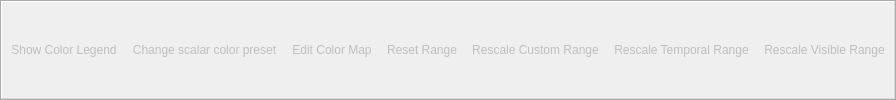
<?xml version="1.0" encoding="UTF-8"?>
<ui version="4.0">
 <class>lqColorToolbar</class>
  <widget class="QToolBar" name="colorToolBar" >
   <property name="windowTitle" >
    <string>Active Variable Controls</string>
   </property>
   <property name="orientation" >
    <enum>Qt::Horizontal</enum>
   </property>
   <attribute name="toolBarArea" >
    <enum>TopToolBarArea</enum>
   </attribute>
   <attribute name="toolBarBreak" >
    <bool>false</bool>
   </attribute>
   <action name="actionScalarBarVisibility" >
    <property name="checkable" >
     <bool>true</bool>
    </property>
    <property name="enabled" >
     <bool>false</bool>
    </property>
    <property name="icon" >
     <iconset>:/pqWidgets/Icons/pqScalarBar.svg</iconset>
    </property>
    <property name="text" >
     <string>Show Color Legend</string>
    </property>
    <property name="toolTip" >
     <string>Toggle Color Legend Visibility</string>
    </property>
    <property name="statusTip" >
     <string>Toggle Color Legend Visibility</string>
    </property>
   </action>
   <action name="actionChangeColorPreset" >
    <property name="enabled" >
     <bool>false</bool>
    </property>
    <property name="icon" >
     <iconset>:/lqResources/Icons/lqScalarColorPreset.svg</iconset>
    </property>
    <property name="text" >
     <string>Change scalar color preset</string>
    </property>
    <property name="statusTip" >
     <string>Change scalar color preset</string>
    </property>
   </action>
   <action name="actionEditColorMap" >
    <property name="enabled" >
     <bool>false</bool>
    </property>
    <property name="icon" >
     <iconset>:/pqWidgets/Icons/pqEditColor.svg</iconset>
    </property>
    <property name="text" >
     <string>Edit Color Map</string>
    </property>
    <property name="statusTip" >
     <string>Edit Color Map</string>
    </property>
   </action>
   <action name="actionResetRange" >
    <property name="enabled" >
     <bool>false</bool>
    </property>
    <property name="icon" >
     <iconset>:/pqWidgets/Icons/pqResetRange.svg</iconset>
    </property>
    <property name="text" >
     <string>Reset Range</string>
    </property>
    <property name="toolTip" >
     <string>Rescale to Data Range</string>
    </property>
    <property name="statusTip" >
     <string>Rescale to Data Range</string>
    </property>
   </action>
   <action name="actionRescaleCustomRange" >
    <property name="enabled" >
     <bool>false</bool>
    </property>
    <property name="icon" >
     <iconset>:/pqWidgets/Icons/pqResetRangeCustom.svg</iconset>
    </property>
    <property name="text" >
     <string>Rescale Custom Range</string>
    </property>
    <property name="toolTip" >
     <string>Rescale to Custom Data Range</string>
    </property>
    <property name="statusTip" >
     <string>Rescale to Custom Data Range</string>
    </property>
   </action>
   <action name="actionRescaleTemporalRange" >
    <property name="enabled" >
     <bool>false</bool>
    </property>
    <property name="icon">
     <iconset>
      <normaloff>:/pqWidgets/Icons/pqResetRangeTemporal.svg</normaloff>:/pqWidgets/Icons/pqResetRangeTemporal.svg</iconset>
    </property>
    <property name="text" >
     <string>Rescale Temporal Range</string>
    </property>
    <property name="toolTip" >
     <string>Rescale to data range over all timesteps</string>
    </property>
    <property name="statusTip" >
     <string>Rescale to data range over all timesteps</string>
    </property>
   </action>
   <action name="actionRescaleVisibleRange" >
    <property name="enabled" >
     <bool>false</bool>
    </property>
    <property name="icon" >
     <iconset>:/pqWidgets/Icons/pqResetToVisibleRange.svg</iconset>
    </property>
    <property name="text" >
     <string>Rescale Visible Range</string>
    </property>
    <property name="toolTip" >
     <string>Rescale to Visible Data Range</string>
    </property>
    <property name="statusTip" >
     <string>Rescale to Visible Data Range</string>
    </property>
   </action>
   <addaction name="actionScalarBarVisibility" />
   <addaction name="actionChangeColorPreset" />
   <addaction name="actionEditColorMap" />
   <addaction name="actionResetRange" />
   <addaction name="actionRescaleCustomRange" />
   <addaction name="actionRescaleTemporalRange" />
   <addaction name="actionRescaleVisibleRange" />
  </widget>
 <resources>
  <include location="../lqResources.qrc"/>
 </resources>
 <connections/>
</ui>
